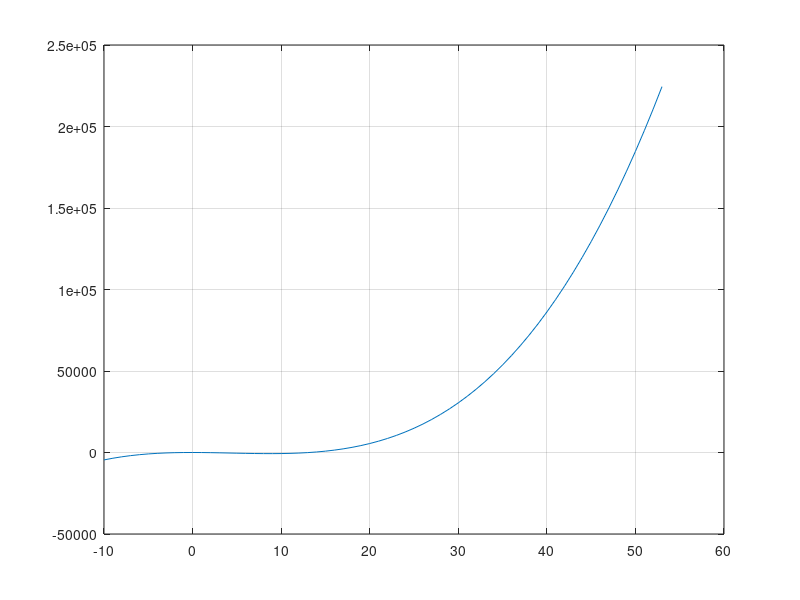
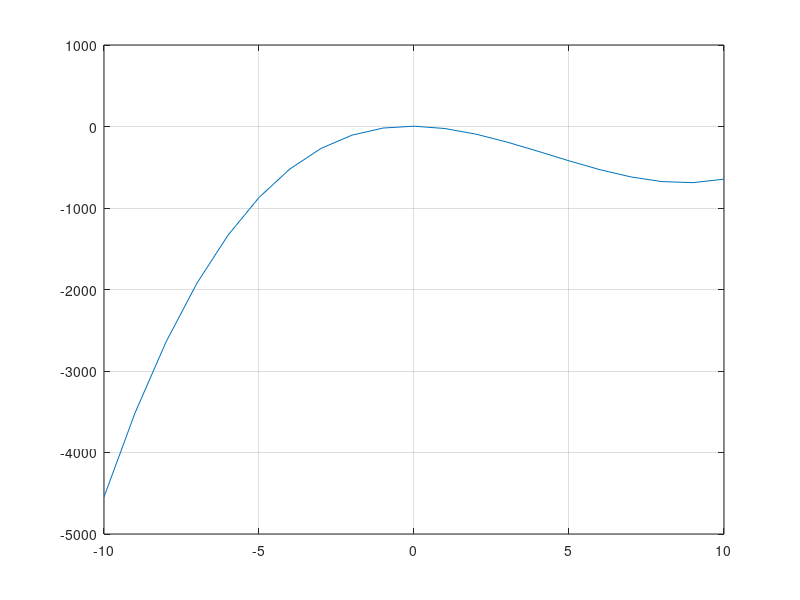

The MATLAB source for these figures, in order:
clc

a=4;
b=-5;
c=-26;
d=2;

x=-10:1:53
y=a+b*x+c*x.^2+d*x.^3;
plot(x,y)
grid on

minX=fminbnd(@(x) a+b*x+c*x^2+d*x^3,0,53)
minY=a+b*minX+c*minX^2+d*minX^3

x=-10:1:10
y=a+b*x+c*x.^2+d*x.^3;
figure
plot(x,y)
grid on

maxX=fminbnd(@(x) -(a+b*x+c*x^2+d*x^3),-10,10)
maxY=a+b*maxX+c*maxX^2+d*maxX^3